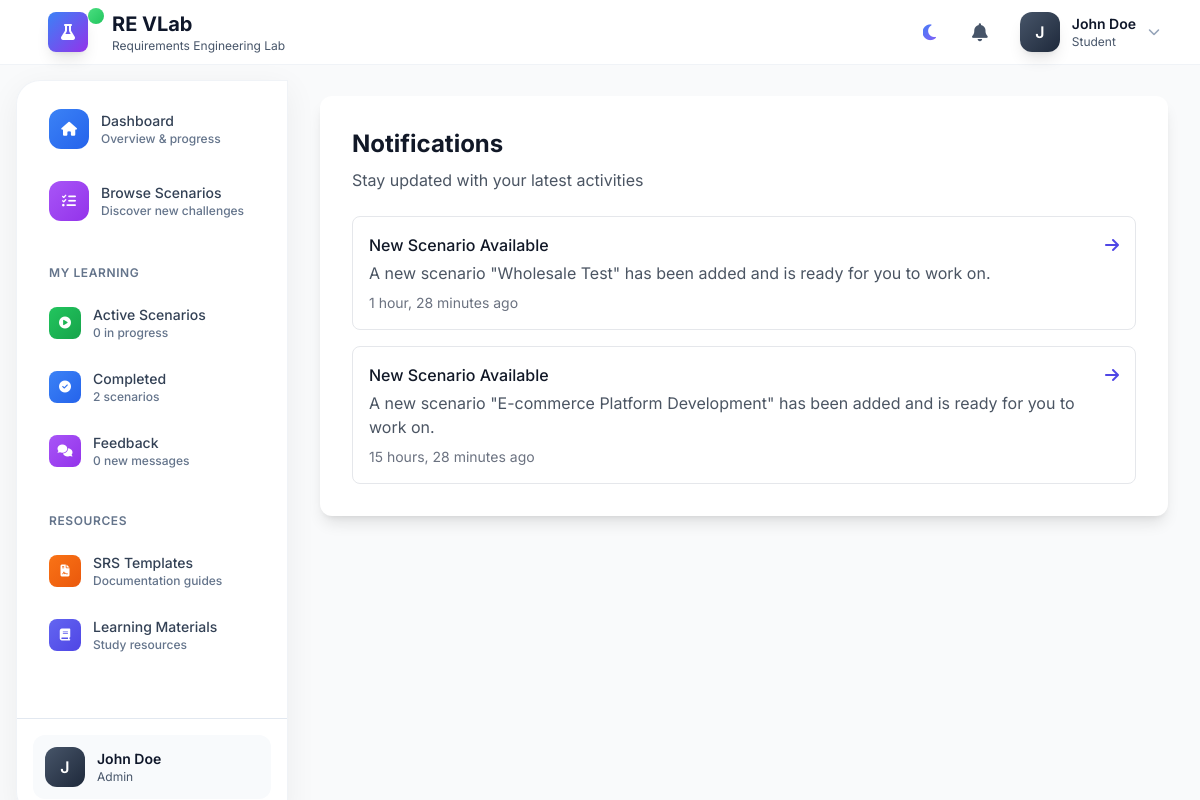
The app's page /notifications/ (signed in), older data.
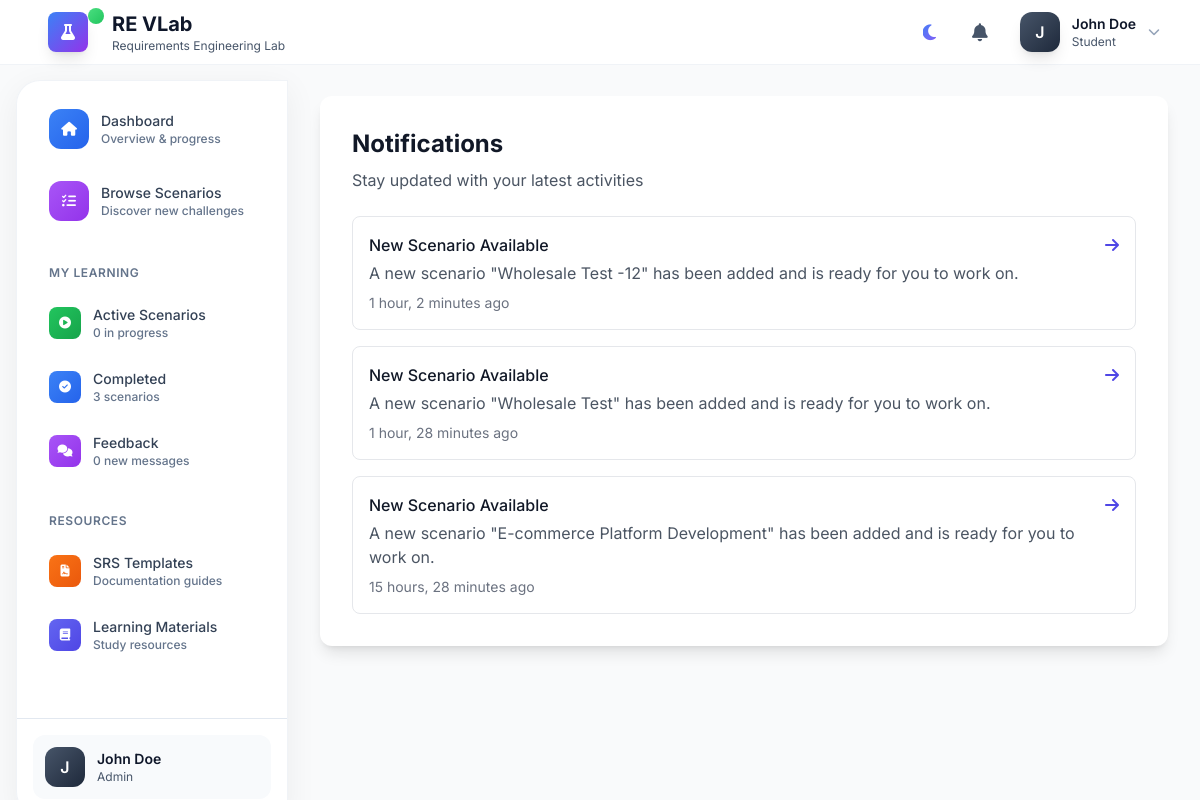
The same page, newer data.
### lab/models.py (models this page shows, shortened)
class Notification(models.Model):
    user = models.ForeignKey(User, on_delete=models.CASCADE, related_name='notifications')
    title = models.CharField(max_length=200)
    message = models.TextField()
    is_read = models.BooleanField(default=False)
    created_at = models.DateTimeField(auto_now_add=True)
    link = models.URLField(blank=True, null=True)
    class Meta:
        ordering = ['-created_at']

### lab/views.py (the view)
# urls.py: path('notifications/', views.notifications, name='notifications'),
@login_required
def notifications(request):
    notifications = Notification.objects.filter(user=request.user).order_by('-created_at')
    notifications.filter(is_read=False).update(is_read=True)
    paginator = Paginator(notifications, 10)
    page_number = request.GET.get('page')
    page_obj = paginator.get_page(page_number)
    return render(request, 'lab/notifications.html', {'page_obj': page_obj})

### lab/context_processors.py (called while the page is built)
def sidebar_progress(request):
    if not request.user.is_authenticated:
        return {}
    draft_submissions = ScenarioSubmission.objects.filter(student=request.user, status='draft').count()
    completed_submissions = ScenarioSubmission.objects.filter(student=request.user, status='submitted').count()
    feedback_received = ScenarioSubmission.objects.filter(student=request.user, status='feedback_received').count()
    return {
        'draft_submissions': draft_submissions,
        'completed_submissions': completed_submissions,
        'feedback_received': feedback_received,
    }

def notifications_processor(request):
    if request.user.is_authenticated:
        unread_count = request.user.notifications.filter(is_read=False).count()
    else:
        unread_count = 0
    return {
        'unread_notifications_count': unread_count,
        'has_unread_notifications': unread_count > 0
    }

### templates/lab/notifications.html (shortened to what this page needs)
{% extends 'base.html' %}
{% block content %}
<div class="max-w-4xl mx-auto">
    <div class="bg-white rounded-xl shadow-lg p-8">
        <div class="mb-6">
            <h1 class="text-2xl font-bold text-gray-900">Notifications</h1>
            <p class="text-gray-600 mt-2">Stay updated with your latest activities</p>
        </div>
        {% if page_obj %}
        <div class="space-y-4">
            {% for notification in page_obj %}
            <div class="border border-gray-200 rounded-lg p-4 {% if not notification.is_read %}bg-blue-50{% endif %}">
                <div class="flex items-start justify-between">
                    <div class="flex-1">
                        <h3 class="font-medium text-gray-900">{{ notification.title }}</h3>
                        <p class="text-gray-600 mt-1">{{ notification.message }}</p>
                        <p class="text-sm text-gray-500 mt-2">{{ notification.created_at|timesince }} ago</p>
                    </div>
                    {% if notification.link %}
                    <a href="{{ notification.link }}"
                       class="text-indigo-600 hover:text-indigo-800 ml-4">
                        <i class="fas fa-arrow-right"></i>
                    </a>
                    {% endif %}
                </div>
            </div>
            {% endfor %}
        </div>
        {% else %}
        <div class="text-center py-12">
            <i class="fas fa-bell text-6xl text-gray-300 mb-4"></i>
            <h3 class="text-xl font-semibold text-gray-600 mb-2">No notifications</h3>
            <p class="text-gray-500">You're all caught up! New notifications will appear here.</p>
        </div>
        {% endif %}
    </div>
</div>
{% endblock %}

### templates/base.html (shortened to what the changed rows need)
{% load static %}
<!DOCTYPE html>
<html lang="en" class="{% if request.session.theme == 'dark' %}dark{% endif %}">
<head>
    <script src="https://cdn.tailwindcss.com"></script>
    <link href="https://cdnjs.cloudflare.com/ajax/libs/font-awesome/6.4.0/css/all.min.css" rel="stylesheet">
</head>
<body class="font-sans antialiased bg-gray-50 dark:bg-gray-900 text-gray-900 dark:text-white" x-data="{ sidebarOpen: false, sidebarCollapsed: false, notificationsOpen: false, profileOpen: false }">
    {% if user.is_authenticated %}
    <nav class="nav-glass fixed w-full top-0 z-50">
        <div class="max-w-7xl mx-auto px-4 sm:px-6 lg:px-8">
            <div class="flex justify-between items-center h-16">
                <div class="flex items-center space-x-4">
                    <a href="{% url 'home' %}" class="flex items-center space-x-3 group">
                        <div class="hidden sm:block">
                            <h1 class="text-xl font-bold text-primary-900 dark:text-white">RE VLab</h1>
                        </div>
                    </a>
                </div>
            </div>
        </div>
    </nav>
    {% endif %}
    {% if user.is_authenticated %}
    <div class="flex min-h-screen pt-16">
        <div class="fixed inset-y-0 left-0 z-40 pt-16 transform transition-transform duration-300 ease-in-out md:translate-x-0"
     :class="[
         sidebarOpen ? 'translate-x-0' : '-translate-x-full',
         sidebarCollapsed ? 'w-16' : 'w-72'
     ]"
     x-show="sidebarOpen || window.innerWidth >= 768">
            <div class="flex flex-col h-full modern-card m-4 mr-0 rounded-r-none">
                <nav class="flex-1 p-4 space-y-2 overflow-y-auto">
                    {% if user.userprofile.role == 'student' %}
                    <a href="{% url 'student_dashboard' %}"
                       class="flex items-center px-4 py-3 text-sm font-medium rounded-xl text-primary-700 dark:text-primary-200 hover:bg-primary-50 dark:hover:bg-primary-800/30 transition-all duration-200 group">
                        <div class="w-10 h-10 bg-gradient-to-br from-blue-500 to-blue-600 rounded-xl flex items-center justify-center sidebar-icon group-hover:scale-110 transition-transform"
                             :class="sidebarCollapsed ? 'mr-0' : 'mr-3'">
                            <i class="fas fa-home text-white text-sm"></i>
                        </div>
                        <div x-show="!sidebarCollapsed" x-transition class="sidebar-text">
                            <div class="font-medium">Dashboard</div>
                            <div class="text-xs text-primary-500">Overview & progress</div>
                        </div>
                    </a>
                    <a href="{% url 'scenario_list' %}"
                       class="flex items-center px-4 py-3 text-sm font-medium rounded-xl text-primary-700 dark:text-primary-200 hover:bg-primary-50 dark:hover:bg-primary-800/30 transition-all duration-200 group">
                        <div class="w-10 h-10 bg-gradient-to-br from-purple-500 to-purple-600 rounded-xl flex items-center justify-center sidebar-icon group-hover:scale-110 transition-transform"
                             :class="sidebarCollapsed ? 'mr-0' : 'mr-3'">
                            <i class="fas fa-tasks text-white text-sm"></i>
                        </div>
                        <div x-show="!sidebarCollapsed" x-transition class="sidebar-text">
                            <div class="font-medium">Browse Scenarios</div>
                            <div class="text-xs text-primary-500">Discover new challenges</div>
                        </div>
                    </a>
                    <div x-show="!sidebarCollapsed" x-transition class="pt-6">
                        <h3 class="px-4 text-xs font-semibold text-primary-500 uppercase tracking-wider mb-3">My Learning</h3>
                        <div class="space-y-1">
                            <a href="{% url 'scenario_list' %}" class="flex items-center px-4 py-3 text-sm font-medium rounded-xl text-primary-700 dark:text-primary-200 hover:bg-primary-50 dark:hover:bg-primary-800/30 transition-all duration-200 group">
                                <div class="w-8 h-8 bg-gradient-to-br from-green-500 to-green-600 rounded-lg flex items-center justify-center mr-3">
                                    <i class="fas fa-play-circle text-white text-xs"></i>
                                </div>
                                <div class="flex-1">
                                    <div class="font-medium">Active Scenarios</div>
                                    <div class="text-xs text-primary-500">{{ draft_submissions|default:"0" }} in progress</div>
                                </div>
                            </a>
                            <a href="{% url 'scenario_list' %}" class="flex items-center px-4 py-3 text-sm font-medium rounded-xl text-primary-700 dark:text-primary-200 hover:bg-primary-50 dark:hover:bg-primary-800/30 transition-all duration-200 group">
                                <div class="w-8 h-8 bg-gradient-to-br from-blue-500 to-blue-600 rounded-lg flex items-center justify-center mr-3">
                                    <i class="fas fa-check-circle text-white text-xs"></i>
                                </div>
                                <div class="flex-1">
                                    <div class="font-medium">Completed</div>
                                    <div class="text-xs text-primary-500">{{ completed_submissions|default:"0" }} scenarios</div>
                                </div>
                            </a>
                            <a href="{% url 'notifications' %}" class="flex items-center px-4 py-3 text-sm font-medium rounded-xl text-primary-700 dark:text-primary-200 hover:bg-primary-50 dark:hover:bg-primary-800/30 transition-all duration-200 group">
                                <div class="w-8 h-8 bg-gradient-to-br from-purple-500 to-purple-600 rounded-lg flex items-center justify-center mr-3">
                                    <i class="fas fa-comments text-white text-xs"></i>
                                </div>
                                <div class="flex-1">
                                    <div class="font-medium">Feedback</div>
                                    <div class="text-xs text-primary-500">{{ feedback_received|default:"0" }} new messages</div>
                                </div>
                            </a>
                        </div>
                    </div>
                    <div x-show="!sidebarCollapsed" x-transition class="pt-6">
                        <h3 class="px-4 text-xs font-semibold text-primary-500 uppercase tracking-wider mb-3">Resources</h3>
                        <div class="space-y-1">
                            <a href="{% url 'srs_document' %}" class="flex items-center px-4 py-3 text-sm font-medium rounded-xl text-primary-700 dark:text-primary-200 hover:bg-primary-50 dark:hover:bg-primary-800/30 transition-all duration-200 group">
                                <div class="w-8 h-8 bg-gradient-to-br from-orange-500 to-orange-600 rounded-lg flex items-center justify-center mr-3">
                                    <i class="fas fa-file-contract text-white text-xs"></i>
                                </div>
                                <div>
                                    <div class="font-medium">SRS Templates</div>
                                    <div class="text-xs text-primary-500">Documentation guides</div>
                                </div>
                            </a>
                            <a href="#" class="flex items-center px-4 py-3 text-sm font-medium rounded-xl text-primary-700 dark:text-primary-200 hover:bg-primary-50 dark:hover:bg-primary-800/30 transition-all duration-200 group">
                                <div class="w-8 h-8 bg-gradient-to-br from-indigo-500 to-indigo-600 rounded-lg flex items-center justify-center mr-3">
                                    <i class="fas fa-book text-white text-xs"></i>
                                </div>
                                <div>
                                    <div class="font-medium">Learning Materials</div>
                                    <div class="text-xs text-primary-500">Study resources</div>
                                </div>
                            </a>
                        </div>
                    </div>
                    {% endif %}
                </nav>
            </div>
        </div>
        {% endif %}
        {% if user.is_authenticated %}
        <div class="flex-1"
            :class="sidebarCollapsed ? 'md:ml-16' : 'md:ml-72'">
        {% else %}
        <div class="flex-1 w-full">
        {% endif %}
            {% if user.is_authenticated %}
            <main class="p-4 md:p-6 lg:p-8">
            {% else %}
            <main class="w-full">
            {% endif %}
                {% block content %}
                {% endblock %}
            </main>
        </div>
    </div>
</body>
</html>

Row changes from the older to the newer data that the page shows:
added Notification: title "New Scenario Available", message "A new scenario \"Wholesale Test -12\" has been added and is ready for you to work on.", created_at "1 hour, 2 minutes"
Text that changed along with them:
{{ completed_submissions|default:"0" }}: "2" → "3"
